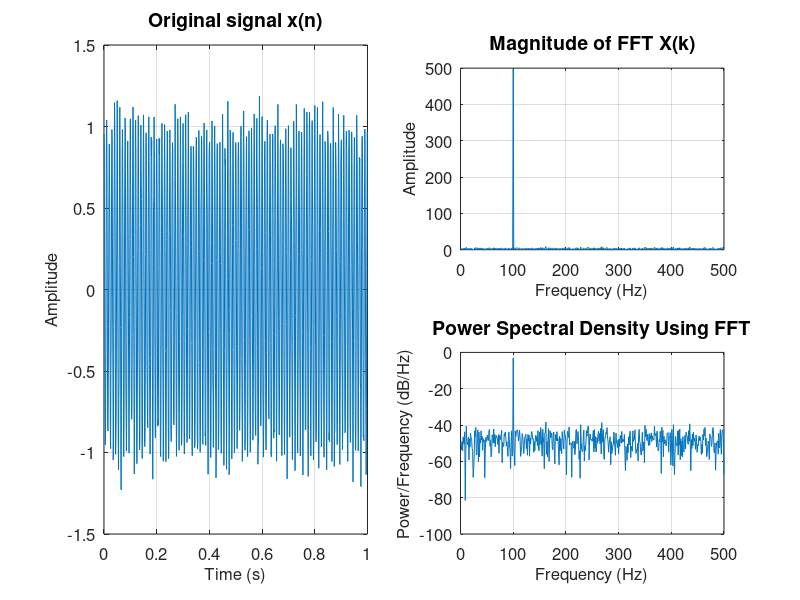
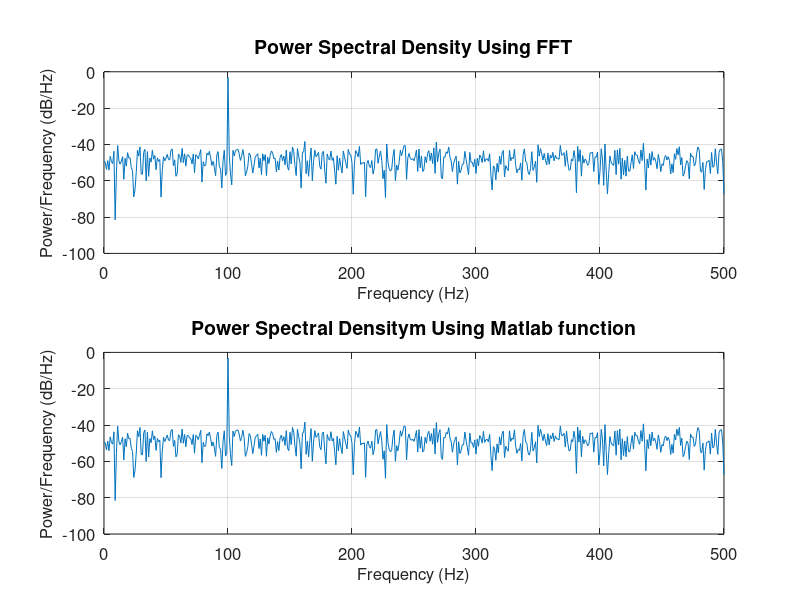

The MATLAB script that drew these images, in order:
%% psd_signal_ex.m
% 
% This code computes the power spectral density of a cosine signal with
% white noise. For further details:
% https://www.mathworks.com/help/signal/ug/power-spectral-density-estimates-using-fft.html
% https://docs.scipy.org/doc/scipy/reference/generated/scipy.signal.periodogram.html

clc; clear; close all;

fs = 1000;
t = 0:1/fs:1-1/fs;
x = cos(2*pi*100*t) + 0.1*randn(size(t));

N = length(x);
xdft = fft(x);
xdft = xdft(1:N/2+1);
psdx = (1/(fs*N))*abs(xdft).^2;
psdx(2:end-1) = 2*psdx(2:end-1);
freq = 0:fs/length(x):fs/2;

figure('Units', 'normalize', 'Position', [0.1, 0.1, 0.8, 0.5])

subplot(2,2,[1,3])
plot(t, x)
grid on
set(gca, 'FontSize', 12)
title('Original signal x(n)', 'FontSize', 14)
xlabel('Time (s)', 'FontSize', 12)
ylabel('Amplitude', 'FontSize', 12)

subplot(2,2,2)
plot(freq, abs(xdft))
grid on
set(gca, 'FontSize', 12)
title('Magnitude of FFT X(k)', 'FontSize', 14)
xlabel('Frequency (Hz)', 'FontSize', 12)
ylabel('Amplitude', 'FontSize', 12)

subplot(2,2,4)
plot(freq, pow2db(psdx))
grid on
set(gca, 'FontSize', 12)
title('Power Spectral Density Using FFT', 'FontSize', 14)
xlabel('Frequency (Hz)', 'FontSize', 12)
ylabel('Power/Frequency (dB/Hz)', 'FontSize', 12)


% Matlab supports a function 
[pxx,f] = periodogram(x, rectwin(N), N, fs);

figure('Units', 'normalize', 'Position', [0.1, 0.1, 0.6, 0.8])

subplot(2,1,1)
plot(freq, pow2db(psdx))
grid on
set(gca, 'FontSize', 12)
title('Power Spectral Density Using FFT', 'FontSize', 14)
xlabel('Frequency (Hz)', 'FontSize', 12)
ylabel('Power/Frequency (dB/Hz)', 'FontSize', 12)

subplot(2, 1, 2)
plot(f, pow2db(pxx))
grid on
set(gca, 'FontSize', 12)
title('Power Spectral Densitym Using Matlab function', 'FontSize', 14)
xlabel('Frequency (Hz)', 'FontSize', 12)
ylabel('Power/Frequency (dB/Hz)', 'FontSize', 12)

% compute the error (difference) between FFT-based implementation and
% periodogram
mxerr = max(psdx'-pxx);
fprintf('The error between both implementations is %2.5e\n', mxerr)
